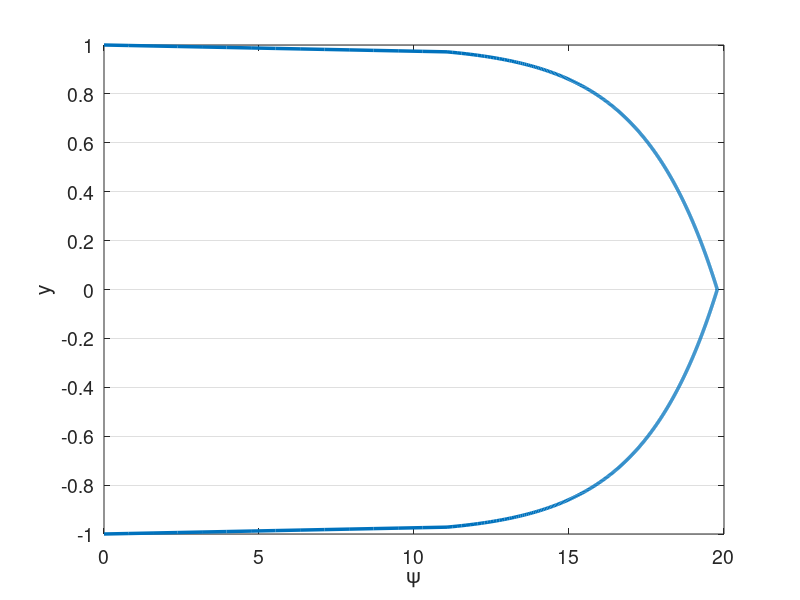

Write the MATLAB code that produced this figure. (Note: this script raises an error after producing the figure.)
% clc
clear all
close all


set(0,'DefaultAxesFontSize',14)
set(0,'defaultLineLineWidth',2.5)
% set(0,'DefaultFigureWindowStyle','docked')


linestyles = {'k-','b-','r-','g-','c-','m-','k--','b--','r--','g--','c--','m--','k-.','b-.','r-.','g-.','c-.','m-.','k:','b:','r:','g:','c:','m:'};
pointstyles = {'ko','bo','ro','go','co','mo','k^','b^','r^','g^','c^','m^','ks','bs','rs','gs','cs','ms','k*','b*','r*','g*','c*','m*','k+','b+','r+','g+','c+','m+'};
%%

%%%%%%%%%%%%%%%%%%%%%%%%%%%%%%%%%%%%%%%%%%%%%%%%%%%%%%%%%%%%%%%%%%
% Navier-Stokes Solver Demo (2D Channel)
%%%%%%%%%%%%%%%%%%%%%%%%%%%%%%%%%%%%%%%%%%%%%%%%%%%%%%%%%%%%%%%%%%

format compact;
format short; 
mu = 1/395;
rho = 1;
Re = rho/mu; 
dpdx = 1;
k_bc_val = 0;
omg_bc_val = 1*k_bc_val;

%N=16; E=5; N1=N+1; nL=N1*N1*E;  % 16th order
N=5; % polynomial order  
Ex=1; % Number of elements in x
Ey=10; % Number of elements in y
CFL=0.1;
u_ic = Re;
pert = 0.0;
f_ic = @(x,y) 3/2*(1-y.^2);
% f_ic = @(x,y) 20*(1-y.^8);

rans_on = 1;


soln_dir = "testing";
plot_soln = 0;
save_soln = 0;
plot_int = 100;
save_soln_int = 100;

%% Enrichment information
en_on = 0;
N_en_y = 1; 
% en_mag = 1;
% psi = {@(x,y) en_mag*(0.5*(1 - y.^2) + 0.*x), @(x,y) 0.*y + 0.*x};
% gpsi = {@(x,y) 0.*y + 0.*x, @(x,y) en_mag*(-1.*y + 0.*x), ...
%         @(x,y) 0.*y + 0.*x, @(x,y) 0.*y + 0.*x};
% hpsi = {@(x,y) 0.*y + 0.*x, @(x,y) en_mag*(-1 - 0.*y + 0.*x), ...
%         @(x,y) 0.*y + 0.*x, @(x,y) 0.*y + 0.*x};
    
% psi = {@(x,y) (0.5*(1 - y.^4) + 0.*x), @(x,y) 0.*y + 0.*x};
% gpsi = {@(x,y) 0.*y + 0.*x, @(x,y) (-2.*y.^3 + 0.*x), ...
%         @(x,y) 0.*y + 0.*x, @(x,y) 0.*y + 0.*x};
% hpsi = {@(x,y) 0.*y + 0.*x, @(x,y) (-6.*y.^2 + 0.*x), ...
%         @(x,y) 0.*y + 0.*x, @(x,y) 0.*y + 0.*x};
%    

    
% Law of the wall
Re_t = Re;
u_tau = 1;
nu = 1/Re_t;
kap = 0.41;
beta = 5.2;
dypdy = u_tau/nu;
ypb = 11.062299784340414;
yp = @(y) (1-abs(y))*Re_t;
psi = {@(x,y) (yp(y) <= ypb).*yp(y) + (yp(y) > ypb).*(1./kap.*log(yp(y)+eps)+beta) + 0.*x, @(x,y) 0.*y + 0.*x};
gpsi = {@(x,y) 0.*y + 0.*x,  @(x,y) ((yp(y) <= ypb).*1 + (yp(y) > ypb).*1/(kap*(yp(y)+eps)))*dypdy + 0.*x,...
        @(x,y) 0.*y + 0.*x, @(x,y) 0.*y + 0.*x};
hpsi = {@(x,y) 0.*y + 0.*x,  @(x,y) ((yp(y) <= ypb).*0 + (yp(y) > ypb).*-1./(kap*(yp(y)+eps).^2))*dypdy*dypdy + 0.*x,...
        @(x,y) 0.*y + 0.*x, @(x,y) 0.*y + 0.*x};
    

%% Plot psi
figure(5)
ys_plot = linspace(-1,1,1000);
plot(psi{1}(0,ys_plot),ys_plot)
xlabel('\psi')
ylabel('y')
set(gca, 'YGrid', 'on', 'XGrid', 'off')
yticks(linspace(-1,1,Ey+1));

psi_p = psi{1}(0,N_en_y*2/Ey-1);
dypsi_p1 = gpsi{2}(0,N_en_y*2/Ey-1);
dypsi_p2 = gpsi{2}(0,1-N_en_y*2/Ey);

%% Begin Solve
E=Ex*Ey; % Total number of elements
N1=N+1;
disp("Generating Matrices")
Q=makeq(Ex,Ey,N); % Global continuity
R=maker(Q,Ex,N); % Restriction matrix, applies Dirichlet conditions
% [X,Y]=make_geom_channel(Ex,Ey,N);      % Geometry in local form
[X,Y]=make_geom_channel_exp(Ex,Ey,N);      % Geometry in local form
en_b_nodes = get_en_bound_nodes(Ex,Ey,N,N_en_y);

Ys = zeros(Ey*length(Y(1,:,1)),1);
for i = 1:Ey
    Ys((i-1)*(N+1)+1:(i)*(N+1)) = Y(1,:,(i-1)*Ex+1);
end
        
[G,J,ML,RX]=make_coef(X,Y);
[Ah,Bh,Ch,Dh,z,w]=semhat(N);
[Gs, Gs_x, Gs_y] =  face_mats(X,Y,E,N);
Gs_c = R*Q'*apply_en_cont(Gs,en_b_nodes,psi_p);
Gsb = R*Q'*Gs*Q*R';


[n,nb]=size(R); 
nL=N1*N1*E;

Ab=spalloc(nL,nL,nL*N);    %  Generate Abar
for j=1:nL
    x=zeros(nL,1); 
    x(j)=1; 
    Ab(:,j)=abar_c(x,Dh,G,Q);  % assembled Neumann Operator
end
A_c=R*Q'*apply_en_cont(Ab,en_b_nodes,psi_p);
S_check=full(Ab);
Ab = Q'*Ab*Q;
A=R*Ab*R'; % Full stiffness matrix
Bb=reshape(ML,nL,1); % Form Mass matrix
Bb=diag(Bb); 
Bb=sparse(Bb); 
Ma=R*Q'*Bb*Q*R'; % Assembling mass matrix  % Full mass matrix
M_c = R*Q'*apply_en_cont(Bb,en_b_nodes,psi_p);


%% Form matrices for rans

[L_x,L_y,J_x,J_y] = dir_jac(E,X,Y);
w2d = w*w';
w1d = reshape(w2d,[N1*N1,1])';
[dphi_dxi, dphi_deta, dphi_dx, dphi_dy, dpdx_dpdx, dpdy_dpdy, dpdx_dpdy, ...
        dpdx_dpdx_flat, dpdy_dpdy_flat, dpdx_dpdy_flat] ...
    = get_phi_grads(N1,Dh,E,J_x,J_y);
dphi_dx_flat = reshape(dphi_dx,N1*N1,N1*N1,E);
dphi_dy_flat = reshape(dphi_dy,N1*N1,N1*N1,E);

myA = zeros(N1*N1*E);
for ie=1:E
    for i=1:N1*N1
        for j=1:N1*N1
            myA((ie-1)*N1*N1+i,(ie-1)*N1*N1+j) = ... 
                sum(J(:,:,ie).*w2d.*dpdx_dpdx(:,:,i,j,ie) ...
               + J(:,:,ie).*w2d.*dpdy_dpdy(:,:,i,j,ie),'All');           
        end
    end    
end

A_x = form_Ax(N1,E,w2d,J_x,J,dpdx_dpdx,ones(size(J)));
A_y = form_Ay(N1,E,w2d,J_y,J,dpdy_dpdy,ones(size(J)));
A_xy = form_Axy(N1,E,w2d,J_x,J_y,J,dpdx_dpdy,ones(size(J)));


SS = zeros(N1,N1,E,2,2);
OS = zeros(N1,N1,E,2,2);
dudx = zeros(N1,N1,E);
dudy = zeros(N1,N1,E);
dvdx = zeros(N1,N1,E);
dvdy = zeros(N1,N1,E);
dkdx = zeros(N1,N1,E);
dkdy = zeros(N1,N1,E);
domgdx = zeros(N1,N1,E);
domgdy = zeros(N1,N1,E);

%%
M_check=full(Bb);

Ma_uv_check = zeros(2*nL);
Ma_uv_check(1:nL,1:nL) = M_check;
Ma_uv_check(nL+1:2*nL,nL+1:2*nL) = M_check;
A_uv_check = zeros(2*nL);
A_uv_check(1:nL,1:nL) = S_check;
A_uv_check(nL+1:2*nL,nL+1:2*nL) = S_check;

M_q = full(Ma);
S_q = full(A);


%%
% Assemble overall system matrices
nn = length(Ma); % number of nodes in the domain
Ma_uv = zeros(2*nn);
Ma_uv(1:nn,1:nn) = Ma;
Ma_uv(nn+1:2*nn,nn+1:2*nn) = Ma;
Ma_uv = sparse(Ma_uv);
A_uv = zeros(2*nn);
A_uv(1:nn,1:nn) = A;
A_uv(nn+1:2*nn,nn+1:2*nn) = A;
A_uv = sparse(A_uv);
ML_uv = zeros(2*(N+1),2*(N+1),E);
ML_uv(1:N+1,1:N+1,1:E) = ML;
ML_uv(N+2:2*(N+1),N+2:2*(N+1),1:E) = ML;
G_uv = zeros(2*nn);
G_uv(1:nn,1:nn) = Gsb;
G_uv(nn+1:2*nn,nn+1:2*nn) = Gsb;
G_uv = sparse(G_uv);



%% Assemble enrichment matrices
psi_xy{1} = psi{1}(X,Y);
psi_xy{2} = psi{2}(X,Y);
if en_on
    disp("Computing enrichment")
    [Mp,Sp,T1,T2,T1_alt,T1_alt2,Mp_alt,Sp_alt,z_en,w_en] = enrich_mats(X,Y,E,N,psi,gpsi,hpsi,J);
    nb = N1*N1;
        
    for is=1:2
        Mp_all{is} = zeros(nb*E,nb*E);
        Sp_all{is} = zeros(nb*E,nb*E);
        T1_all{is} = zeros(N+1,N+1,E);
        T2_all{is} = zeros(N+1,N+1,E);
        T1_alt_all{is} = zeros(N+1,N+1,E);
        T1_alt2_all{is} = zeros(N+1,N+1,E);
        Mp_alt_all{is} = zeros(nb*E,nb*E);
        Sp_alt_all{is} = zeros(nb*E,nb*E);
        
        T1_rs{is} = reshape(T1{is},[N+1,N+1,E]);
        T2_rs{is} = reshape(T2{is},[N+1,N+1,E]);
        T1_alt_rs{is} = reshape(T1_alt{is},[N+1,N+1,E]);
        T1_alt2_rs{is} = reshape(T1_alt2{is},[N+1,N+1,E]);
        
        % TODO: Assemble differently for different elements
        for iy = 1:Ey
            for ix = 1:Ex
                i = (iy-1)*Ex+ix;
                if ((iy <= N_en_y) || (iy > Ey-N_en_y))
                    Mp_all{is}((i-1)*nb+1:i*nb,(i-1)*nb+1:i*nb) = Mp{is}(:,:,i);
                    Sp_all{is}((i-1)*nb+1:i*nb,(i-1)*nb+1:i*nb) = Sp{is}(:,:,i);
                    T1_all{is}(:,:,i) = T1_rs{is}(:,:,i); 
                    T2_all{is}(:,:,i) = T2_rs{is}(:,:,i);
                    T1_alt_all{is}(:,:,i) = T1_alt_rs{is}(:,:,i); 
                    T1_alt2_all{is}(:,:,i) = T1_alt2_rs{is}(:,:,i); 
                end                
            end
        end
        %%
        if is == 1
            Mp_check_1 = full(Mp_all{is});
            Sp_check_1 = full(Sp_all{is});
            T1_check_1 = full(T1_all{is});
            T2_check_1 = full(T2_all{is});
            Mp_check_2 = zeros(size(Mp_all{is}));
            Sp_check_2 = zeros(size(Mp_all{is}));
            T1_check_2 = zeros(size(Mp_all{is}));
            T2_check_2 = zeros(size(Mp_all{is}));
        elseif is == 2
            Mp_check_2 = full(Mp_all{is});
            Sp_check_2 = full(Sp_all{is});
            T1_check_2 = full(T1_all{is});
            T2_check_2 = full(T2_all{is});
        end
        %%
        Mp_all{is} = sparse(Mp_all{is});        
        Mp_all_c{is} = R*Q'*apply_en_cont(Mp_all{is},en_b_nodes,psi_p);
        Mp_all{is} = R*Q'*Mp_all{is}*Q*R';
        Sp_all{is} = sparse(Sp_all{is});
        Sp_all_c{is} = R*Q'*apply_en_cont(Sp_all{is},en_b_nodes,psi_p);
        Sp_all{is} = R*Q'*Sp_all{is}*Q*R';
        
        Mp_alt_all{is} = sparse(Mp_alt_all{is});        
        Mp_alt_all_c{is} = R*Q'*apply_en_cont(Mp_alt_all{is},en_b_nodes,psi_p);
        Mp_alt_all{is} = R*Q'*Mp_alt_all{is}*Q*R';   
    end
    
    Mp_uv = zeros(2*nn);
    Sp_uv = zeros(2*nn);
    Mp_uv(1:nn,1:nn) = Mp_all{1};
    Mp_uv(1:nn,nn+1:2*nn) = Mp_all{2};
    Sp_uv(1:nn,1:nn) = Sp_all{1};
    Sp_uv(nn+1:2*nn,nn+1:2*nn) = Sp_all{1};
    
    %%
    Mp_uv_check = zeros(2*nL);
    Mp_uv_check(1:nL,1:nL) = Mp_check_1;
    Mp_uv_check(1:nL,nL+1:2*nL) = Mp_check_2;
    Sp_uv_check(1:nL,1:nL) = Sp_check_1;
    Sp_uv_check(nL+1:2*nL,nL+1:2*nL) = Sp_check_1;
    Mp_q_1 = full(Mp_all{1});
    Sp_q_1 = full(Sp_all{1});
    
    Mp_q_2 = full(Mp_all{2});
    Sp_q_2 = full(Sp_all{2});
    %%

    Mp_uv = sparse(Mp_uv);
    Sp_uv = sparse(Sp_uv);   
end

%%

dxmin=pi*(z(N1)-z(N))/(2*Ex); % Get min dx for CFL constraint
Tfinal=50; 
dt=CFL*dxmin/u_ic; 
nstep=ceil(Tfinal/dt); 
dt=Tfinal/nstep; 
% Print information
nstep
dt
yp1 = (1+Y(1,2))*Re

disp("Computing inverse")
Ai=pinv(full(Ab)); 

disp("Setting Initial Conditions")
% Initial conditions
u=u_ic*ones(size(ML)); 
v=0*ML;
k=k_bc_val*ones(size(ML));
omg=omg_bc_val*ones(size(ML));

for e = 1:E
    for i = 1:N+1
        for j = 1:N+1
            u(i,j,e) = f_ic(X(i,j,e),Y(i,j,e))+pert*rand()*u_ic;
            v(i,j,e) = v(i,j,e)+pert*rand()*u_ic;
            if en_on
                if ((e <= Ex*N_en_y) || (e > (Ey-N_en_y)*Ex))
                    u(i,j,e) = u(i,j,e) - psi{1}(X(i,j,e),Y(i,j,e));
                    v(i,j,e) = v(i,j,e) - psi{2}(X(i,j,e),Y(i,j,e));
                end
            end
        end
    end
end

% u_tau = 1;
u_tau = sqrt(0.316./(Re.^0.25)/8);
Yp = max((1-abs(Y))*u_tau*Re,1e-3);
sigma = 0.6;
fact = exp((-(log10(Yp)-1).^2)./(2*sigma.^2));
k = k_bc_val + 4.5*u_tau*u_tau*fact;

eps_s = 3;
omg_bc_val = 40000*u_tau.^2/(mu*eps_s.^2);
omg = omg_bc_val + 0.5*Re*u_tau*u_tau*fact;

% u = apply_en_cont_soln(u,en_b_nodes,psi_p);
u1=u; u2=u; u3=u; fx3=u; fx2=u; fx1=u;
v1=v; v2=v; v3=v; fy3=v; fy2=v; fy1=v;
k1=k; k2=k; k3=k; fk3=k; fk2=k; fk1=k;
omg1=omg; omg2=omg; omg3=omg; fomg3=omg; fomg2=omg; fomg1=omg;

F = dpdx*ones(size(ML));
% Fb=reshape(ML.*F,nL,1); %% Output
% 
% Fb=Bb\(Q'*Fb);  

uv = [u;v];

%%
uv_ic_check = uv;

%% Setup BC if nonzero
% u_bc = ones(size(u)).*((Y==1)+(Y==-1));
% u_bc = reshape(ML.*u_bc,nL,1);
% u_bc = Bb\(Q'*u_bc);

k_bc = k_bc_val.*ones(size(k));
k_bc = reshape(ML.*k_bc,nL,1);
k_bc = (Q'*Bb*Q)\(Q'*k_bc);

omg_bc = omg_bc_val.*ones(size(omg));
omg_bc = reshape(ML.*omg_bc,nL,1);
omg_bc = (Q'*Bb*Q)\(Q'*omg_bc);


%%
disp("Timestepping")
plot1 = 1;
time = 0;
plot1 = post_channel(N,Ex,Ey,w,X,Y,Ys,en_on,time,u,psi_xy,N_en_y,plot1);
if save_soln
    mkdir(soln_dir);
end
%%
% psi_len = length(M_c);
% psi_c = zeros(psi_len,1);
% psi_c(1:psi_len/2) = -1*ones(psi_len/2,1)*psi_p;
% psi_c(psi_len/2+1:psi_len) = 1*ones(psi_len/2,1)*psi_p;
for step=1:nstep
    %% Form S
    u_flat = reshape(u,N1*N1,E);
    v_flat = reshape(v,N1*N1,E);
    k_flat = reshape(k,N1*N1,E);
    omg_flat = reshape(omg,N1*N1,E);

    
    for ie = 1:E
        dudx(:,:,ie) = reshape(dphi_dx_flat(:,:,ie)*u_flat(:,ie),N1,N1);
        dvdx(:,:,ie) = reshape(dphi_dx_flat(:,:,ie)*v_flat(:,ie),N1,N1);
        dudy(:,:,ie) = reshape(dphi_dy_flat(:,:,ie)*u_flat(:,ie),N1,N1);
        dvdy(:,:,ie) = reshape(dphi_dy_flat(:,:,ie)*v_flat(:,ie),N1,N1);
        dkdx(:,:,ie) = reshape(dphi_dx_flat(:,:,ie)*k_flat(:,ie),N1,N1);
        dkdy(:,:,ie) = reshape(dphi_dy_flat(:,:,ie)*k_flat(:,ie),N1,N1);
        domgdx(:,:,ie) = reshape(dphi_dx_flat(:,:,ie)*omg_flat(:,ie),N1,N1);
        domgdy(:,:,ie) = reshape(dphi_dy_flat(:,:,ie)*omg_flat(:,ie),N1,N1);
    end
    SS(:,:,:,1,1) = 1/2*(dudx+dudx);
    SS(:,:,:,1,2) = 1/2*(dudy+dvdx);
    SS(:,:,:,2,1) = 1/2*(dvdx+dudy);
    SS(:,:,:,2,2) = 1/2*(dvdy+dvdy);
    OS(:,:,:,1,1) = 1/2*(dudx-dudx);
    OS(:,:,:,1,2) = 1/2*(dudy-dvdx);
    OS(:,:,:,2,1) = 1/2*(dvdx-dudy);
    OS(:,:,:,2,2) = 1/2*(dvdy-dvdy);
    

    %% Get rans values
    [mu_t,gam_k,gam_omg,G_k,G_omg,Y_k,Y_omg,S_k,S_omg] ...
        = get_rans_coeffs(rho,mu,k,omg,SS,OS,dkdx,dkdy,domgdx,domgdy);
    Re_t = rho./(mu_t+eps);
    Re_comb = rho./(mu*ones(size(mu_t))+mu_t*rans_on);
    Re_k = rho./gam_k;
    Re_omg = rho./gam_omg;
    %% Timestepping
    time=step*dt;
    if step==1; b0=1.0;    b= [ -1 0 0 ]';       a=[ 1  0 0 ]'; end
    if step==2; b0=1.5;    b=([ -4 1 0 ]')./2;   a=[ 2 -1 0 ]'; end
    if step==3; b0=11./6.; b=([ -18 9 -2 ]')./6; a=[ 3 -3 1 ]'; end
%     if step>=3
        if en_on
            H_x=(Ma + A*dt/(b0*Re) + dt/b0*(Mp_all{1} + Sp_all{1}));
            H_y=(Ma + A*dt/(b0*Re));
            [LH_x,UH_x]=lu(H_x);
            [LH_y,UH_y]=lu(H_y);
            terms_x = 1/Re*(T1_all{1})+T2_all{1};
            terms_y = 1/Re*(T1_all{2})+T2_all{2};
            
            T1_rhs = (dt/b0)*1/Re*R*Q'*reshape(T1_alt_all{1},nL,1);
            
            H_uv = (Ma_uv + (A_uv)*dt/(b0*Re) + dt/b0*(Mp_uv + Sp_uv));
            H_c = (M_c + (A_c)*dt/(b0*Re) + dt/b0*(Mp_all_c{1}+Sp_all_c{1}));
            H_q = full(H_uv);
            rhs_c = (H_c);
            [LH_uv,UH_uv]=lu(H_uv);
        else
%             H=(Ma + A*dt/(b0*Re));
%             [LH_x,UH_x]=lu(H);
%             LH_y = LH_x;
%             UH_y = UH_x;

            terms_x = zeros(N+1,N+1,E);
            terms_y = zeros(N+1,N+1,E);
            T1_rhs = 0;

            [A_x_full,A_y_full,A_xy_full] = form_Ax_Ay_Axy(N1,E,w1d,J,dpdx_dpdx_flat,dpdy_dpdy_flat,dpdx_dpdy_flat,Re_comb);
            A_x = R*Q'*A_x_full*Q*R';
            A_y = R*Q'*A_y_full*Q*R';
            A_xy = R*Q'*A_xy_full*Q*R';
            A_uv = zeros(2*nn);
            A_uv(1:nn,1:nn) = 2*A_x+A_y+A_xy;
            A_uv(nn+1:2*nn,nn+1:2*nn) = A_x+2*A_y+A_xy';
            A_uv = sparse(A_uv);
            
            H_uv = (Ma_uv + (A_uv)*dt/(b0));
%             H_check = (Ma_uv_check + A_uv_check*dt/(b0*Re)); 
            rhs_c = zeros(size(Ma(:,1)));
            [LH_uv,UH_uv]=lu(H_uv);
            
            if rans_on
                [A_x_k,A_y_k] = form_Ax_Ay(N1,E,w1d,J,dpdx_dpdx_flat,dpdy_dpdy_flat,Re_k);
                A_k = R*Q'*(A_x_k + A_y_k)*Q*R';
                Ab_k = Q'*(A_x_k + A_y_k)*Q;
                H_k=(Ma+A_k*dt/(b0));
                H_k_bar = (Q'*Bb*Q+ Ab_k*dt/(b0));
                
                [LH_k,UH_k]=lu(H_k);
                
                % Assuming Re_omg=Re_k
                H_omg = H_k;
                H_omg_bar = H_k_bar;
                LH_omg = LH_k;
                UH_omg = UH_k;
            end
%             Hbar=(Bb+ Ab*dt/(b0*Re));
        end
        
        b0i=1./b0;
%     end % Viscous op
    

    
 
    %% uv version
    
%   Nonlinear step - unassembled, not multiplied by mass matrix

    fx1 = -convl(u,RX,Dh,u,v) + F; % du = Cu  
    fy1 = -convl(v,RX,Dh,u,v); % dv = Cv
    fk1 = -convl(k,RX,Dh,u,v) + G_k - Y_k + S_k; % dk = Ck
    fomg1 = -convl(omg,RX,Dh,u,v) + G_omg - Y_omg + S_omg; % domg = Comg
    
    %%

    rx   = a(1)*fx1   + a(2)*fx2   + a(3)*fx3; % kth-order extrapolation
    ry   = a(1)*fy1   + a(2)*fy2   + a(3)*fy3;
    rk   = a(1)*fk1   + a(2)*fk2   + a(3)*fk3;
    romg = a(1)*fomg1 + a(2)*fomg2 + a(3)*fomg3;

    fx3=fx2; fx2=fx1; 
    fy3=fy2; fy2=fy1; 
    fk3=fk2; fk2=fk1;
    fomg3=fomg2; fomg2=fomg1;

    rx  = dt*rx - (b(1)*u+b(2)*u2+b(3)*u3); u3=u2; u2=u; % Add BDF terms
    ry  = dt*ry - (b(1)*v+b(2)*v2+b(3)*v3); v3=v2; v2=v; %     and
    rk  = dt*rk - (b(1)*k+b(2)*k2+b(3)*k3); k3=k2; k2=k;
    romg = dt*romg - (b(1)*omg+b(2)*omg2+b(3)*omg3); omg3=omg2; omg2=omg;
    
    ut  = b0i*rx; 
    vt  = b0i*ry; 
    k   = b0i*rk;
    omg = b0i*romg;

%   uL=ut; vL=vt;
    [uL,vL,pr]=pressure_project(ut,vt,Ai,Q,ML,RX,Dh); % Div-free velocity
    pr = (b0/dt)*pr;
    

    %%

    %   Set RHS.                 %Viscous update. %  Convert to local form.
%     u=R*(Q'*reshape(ML.*uL,nL,1)-Hbar*u_bc);
    u_rhs=R*(Q'*reshape(ML.*uL,nL,1));
    v_rhs=R*(Q'*reshape(ML.*vL,nL,1));
    
    if rans_on
        k_rhs=R*(Q'*reshape(ML.*k,nL,1)-H_k_bar*k_bc);
        omg_rhs=R*(Q'*reshape(ML.*omg,nL,1)-H_omg_bar*omg_bc);
    end
    
    u_rhs = u_rhs + T1_rhs;
    
    %%
    
    uv = [u_rhs+rhs_c;v_rhs];
    uv=UH_uv\(LH_uv\uv);
 
    if rans_on
        k = UH_k\(LH_k\k_rhs);
        omg = UH_omg\(LH_omg\omg_rhs);
    end
    
    u = uv(1:nn);
    v = uv(nn+1:2*nn);
    u=Q*(R'*u);
    if en_on
        u = apply_en_cont_soln(Ey,N_en_y,en_b_nodes,u,psi_p);
    end
    u=reshape(u,N1,N1,E);
    v=Q*(R'*v);
    v=reshape(v,N1,N1,E);
    
    
    if rans_on
        k=Q*(R'*k+k_bc);
        k=reshape(k,N1,N1,E);
        omg=Q*(R'*omg+omg_bc);
        omg=reshape(omg,N1,N1,E);
    end
    
    
%% Output
    if mod(step,plot_int)==0 && plot_soln
        plot1 = post_channel(N,Ex,Ey,w,X,Y,Ys,en_on,time,u,psi_xy,N_en_y,plot1);
    end
    if mod(step,save_soln_int)==0 && save_soln
        fname = strcat(soln_dir,"/soln_Re_",num2str(Re),"_P_",num2str(N),"_",num2str(Ex),"x",num2str(Ey),"_step_",num2str(step),".mat");
        save(fname,"u","v","pr","psi","gpsi","hpsi","N","Ex","Ey","en_on","time","psi_xy","N_en_y","w","X","Y","Ys","Re","pert","k","omg","mu_t","k_bc","omg_bc","rho");
    end

end
%%%%%%%%%%%%%%%%%%%%%%%%%%%%%%%%%%%%%%%%%%%%%%%%%%%%%%%%%%%%%%%%%%
